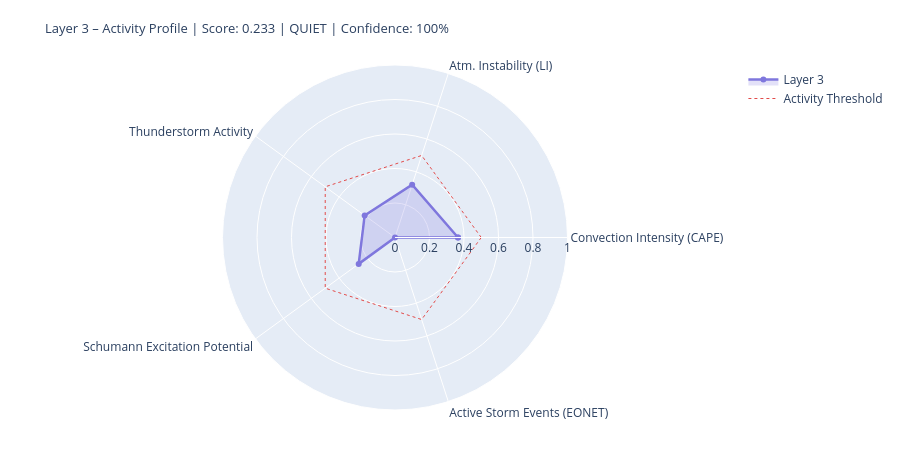

Write notebook code for a chart like this one.
### Markdown cell above
---
## 4. State Assessment & Handoff to Layer 4/5

### Code cell
# ============================================================
# LAYER-3-SCORE
# Five dynamic components
# ============================================================

def norm(v, lo, hi):
    if v is None or (isinstance(v, float) and math.isnan(v)): return None
    return round(max(0.0, min(1.0, (v - lo) / (hi - lo))), 4)

# --- 1) Convection intensity (global CAPE mean) ---
cape_mean = df_atm['cape'].dropna().mean() if not df_atm.empty else None
conv_score = norm(cape_mean, 0, 3000)
conv_src   = 'primary' if cape_mean is not None else 'missing'

# --- 2) Atmospheric instability (LI mean) ---
li_mean   = df_atm['li'].dropna().mean() if not df_atm.empty else None
# Negative LI = unstable → higher score
instab_score = norm(-li_mean if li_mean is not None else None, -6, 6)
instab_src   = 'primary' if li_mean is not None else 'missing'

# --- 3) Thunderstorm activity (mean thunder score + WMO count) ---
thunder_mean = df_atm['thunder_score'].mean() if not df_atm.empty else None
n_thunder    = int(df_atm['thunderstorm'].sum()) if not df_atm.empty else 0
thunder_score_val = norm(
    (thunder_mean or 0) * 0.7 + n_thunder * 0.1, 0, 1.0
) if thunder_mean is not None else None
thunder_src = 'primary'

# --- 4) Schumann excitation potential (weighted Schumann contribution) ---
schumann_pot = df_atm['schumann_contribution'].mean() if not df_atm.empty else None
# Boosted by Layer-2 thunderstorm trigger
if schumann_pot is not None and l2_thunder:
    schumann_pot = min(1.0, schumann_pot * 1.2)
schumann_score = norm(schumann_pot, 0, 1.0) if schumann_pot is not None else None
schumann_src   = 'derived'

# --- 5) Storm activity (NASA EONET) ---
# Distinction: None = data not loaded, 0.0 = loaded but no events
storm_score = None
storm_src   = 'missing'
if raw.get('storms') is not None:          # API reached successfully
    storm_score = norm(len(storm_events), 0, 30) if storm_events else 0.0
    storm_src   = 'primary'

# X-Ray and Kp: context only, not in dynamic score
# (X-Ray = Layer-0/4 driver; Kp = geomagnetic index, not a lightning proxy)
xray_context = None
if raw.get('xray'):
    df_xc = pd.DataFrame(raw['xray'])
    fc = next((c for c in df_xc.columns
               if any(k in c.lower() for k in ['flux','long']) and 'time' not in c.lower()),
              df_xc.columns[1])
    df_xc[fc] = pd.to_numeric(df_xc[fc], errors='coerce')
    xray_last = df_xc[fc].dropna().iloc[-1] if not df_xc[fc].dropna().empty else None
    if xray_last:
        xray_class = ('X' if xray_last>=1e-4 else 'M' if xray_last>=1e-5
                      else 'C' if xray_last>=1e-6 else 'B')
        xray_context = {'flux': float(xray_last), 'class': xray_class}
        print(f'X-Ray context: {xray_class}-class ({xray_last:.2e} W/m²)')

# --- Aggregate ---
COMPONENTS = {
    'Convection Intensity (CAPE)':  {'score': conv_score,       'source': conv_src,    'dynamic': True},
    'Atm. Instability (LI)':         {'score': instab_score,     'source': instab_src,  'dynamic': True},
    'Thunderstorm Activity':              {'score': thunder_score_val, 'source': thunder_src, 'dynamic': True},
    'Schumann Excitation Potential':   {'score': schumann_score,   'source': schumann_src,'dynamic': True},
    'Active Storm Events (EONET)': {'score': storm_score,      'source': storm_src,   'dynamic': True},
}

available   = {k: v['score'] for k, v in COMPONENTS.items() if v['score'] is not None}
unavailable = [k for k, v in COMPONENTS.items() if v['score'] is None]
layer3_score = round(sum(available.values()) / len(available), 4) if available else None
confidence   = round(len(available) / len(COMPONENTS), 2)
level = ('unknown' if layer3_score is None
         else 'quiet'   if layer3_score < 0.3
         else 'moderate' if layer3_score < 0.6
         else 'active')
dominant_l3 = max(available, key=available.get) if available else 'none'

# --- Ausgabe ---
W = 68
print('=' * W)
print('LAYER 3 – ATMOSPHERE / WEATHER / THUNDERSTORMS – STATE ASSESSMENT')
print('=' * W)
for name, comp in COMPONENTS.items():
    s = comp['score']
    if s is not None:
        bar = '█' * int(s * 20) + '░' * (20 - int(s * 20))
        print(f'  {name:<36} {bar}  {s:.3f}  [{comp["source"]}]')
    else:
        print(f'  {name:<36} {"─" * 20}  n/a   [missing]')
print('-' * W)
print(f'  Score:        {layer3_score:.3f}  ({len(available)}/{len(COMPONENTS)} components)')
print(f'  Confidence:   {confidence:.0%}')
print(f'  Level:        {level.upper()}')
print(f'  Dominant:     {dominant_l3}')
print(f'  CAPE mean:    {cape_mean:.0f} J/kg' if cape_mean else '  CAPE mean:    n/a')
print(f'  LI mean:      {li_mean:.1f} K' if li_mean is not None else '  LI mean:      n/a')
print(f'  Thunderstorms:{n_thunder} points (WMO)  +  {len(storm_events)} NASA EONET')
print('=' * W)

# Radar
cats   = list(available.keys())
vals_r = list(available.values())
if len(cats) >= 3:
    fig = go.Figure()
    fig.add_trace(go.Scatterpolar(
        r=vals_r + [vals_r[0]], theta=cats + [cats[0]],
        fill='toself', fillcolor='rgba(127,119,221,0.22)',
        line=dict(color='#7F77DD', width=2.5), name='Layer 3'
    ))
    fig.add_trace(go.Scatterpolar(
        r=[0.5] * (len(cats)+1), theta=cats + [cats[0]],
        line=dict(color='#E24B4A', dash='dot', width=1),
        mode='lines', name='Activity Threshold'
    ))
    fig.update_layout(
        title=dict(
            text=f'Layer 3 – Activity Profile | Score: {layer3_score:.3f} | {level.upper()} | Confidence: {confidence:.0%}',
            font=dict(size=13)
        ),
        polar=dict(radialaxis=dict(visible=True, range=[0, 1])),
        height=450, showlegend=True,
        margin=dict(l=60, r=60, t=65, b=40)
    )
    fig.show()

### Figure 1 — Plotly figure (JSON) as saved in the notebook; plotly's stock layout.template omitted (floating-point values rounded to 4 significant figures)
{"data": [{"fill": "toself", "fillcolor": "rgba(127,119,221,0.22)", "line": {"color": "#7F77DD", "width": 2.5}, "name": "Layer 3", "r": [0.3653, 0.3217, 0.2174, 0.2602, 0.0, 0.3653], "theta": ["Convection Intensity (CAPE)", "Atm. Instability (LI)", "Thunderstorm Activity", "Schumann Excitation Potential", "Active Storm Events (EONET)", "Convection Intensity (CAPE)"], "type": "scatterpolar"}, {"line": {"color": "#E24B4A", "dash": "dot", "width": 1}, "mode": "lines", "name": "Activity Threshold", "r": [0.5, 0.5, 0.5, 0.5, 0.5, 0.5], "theta": ["Convection Intensity (CAPE)", "Atm. Instability (LI)", "Thunderstorm Activity", "Schumann Excitation Potential", "Active Storm Events (EONET)", "Convection Intensity (CAPE)"], "type": "scatterpolar"}], "layout": {"height": 450, "margin": {"b": 40, "l": 60, "r": 60, "t": 65}, "polar": {"radialaxis": {"range": [0, 1], "visible": true}}, "showlegend": true, "title": {"font": {"size": 13}, "text": "Layer 3 – Activity Profile | Score: 0.233 | QUIET | Confidence: 100%"}}}
